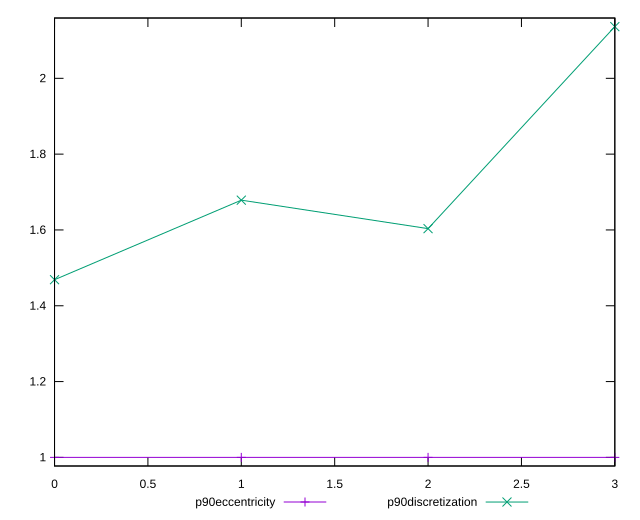

Reproduce this figure in gnuplot.
reset

$p90Eccentricity <<EOF
0 1
1 0.9999999999999994
2 1.0000000000000007
3 1.0000000000000002
EOF

$p90Discretization <<EOF
0 1.46875
1 1.6785714285714286
2 1.603448275862069
3 2.1363636363636362
EOF

set key outside below
set xrange [0:3]
set yrange [0.9772727272727267:2.159090909090909]
set trange [0.9772727272727267:2.159090909090909]
set terminal svg size 640, 520 enhanced background rgb 'white'
set output "reports/report_00027_2021-02-24T12-40-31.850Z/uses-http2/progression/eccentricity.svg"

plot $p90Eccentricity title "p90eccentricity" with linespoints, \
     $p90Discretization title "p90discretization" with linespoints

reset
